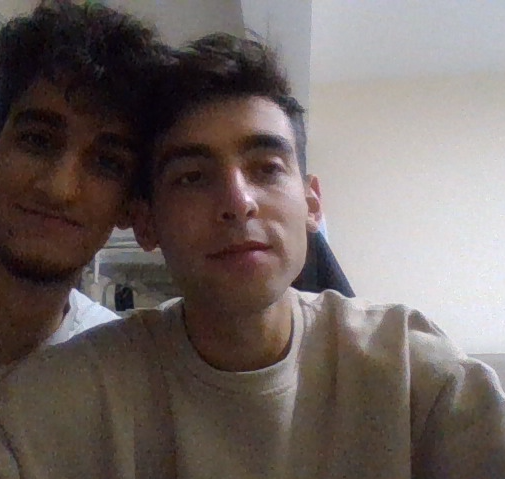
#> input picture resim_birlestirme/lorem.png, 505 x 479 px
$ python resimbirlestirme.py
#> lines starting #> are read from the running program, lines starting #| are printed output that depends on the picture
import cv2
import numpy as np

img=cv2.imread("lorem.png")
#> img is the input picture: shape (479, 505, 3); mean B, G, R 97.1, 100.4, 110.8


hor=np.hstack((img,img))
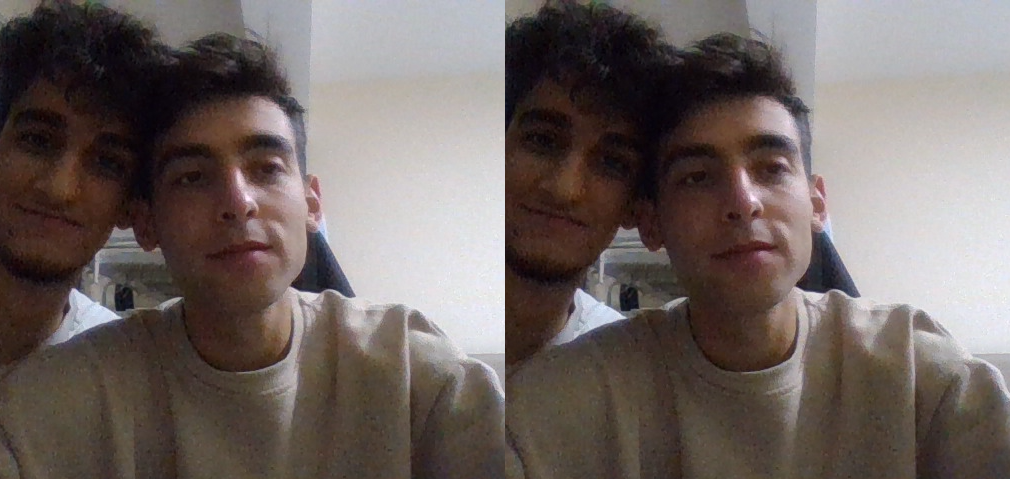
#> hor: shape (479, 1010, 3); mean B, G, R 97.1, 100.4, 110.8
cv2.imshow("birlestirme horizantal", hor)

ver=np.vstack((img,img))
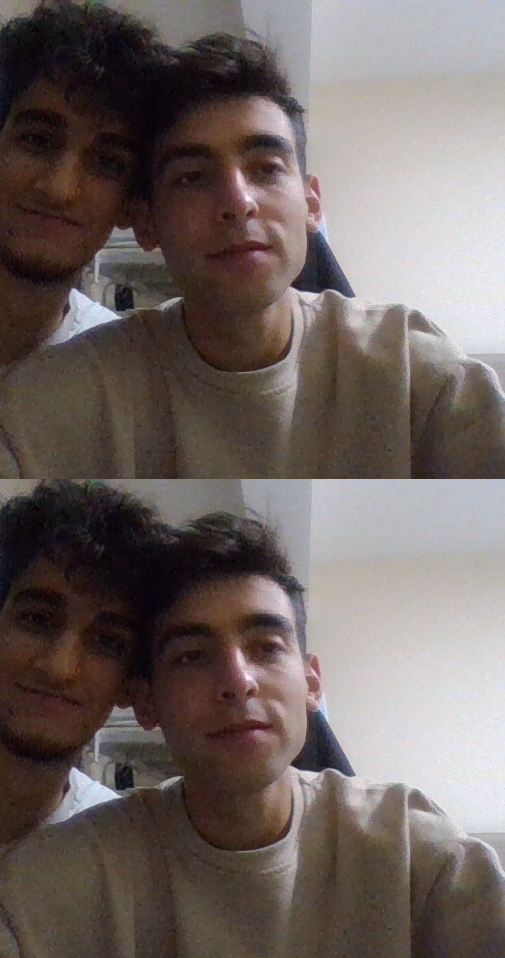
#> ver: shape (958, 505, 3); mean B, G, R 97.1, 100.4, 110.8
cv2.imshow("birlestirme", ver)
